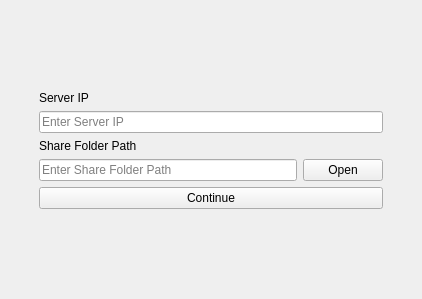
<?xml version="1.0" encoding="UTF-8"?>
<ui version="4.0">
 <class>InitialSettingsWindow</class>
 <widget class="QMainWindow" name="InitialSettingsWindow">
  <property name="geometry">
   <rect>
    <x>0</x>
    <y>0</y>
    <width>422</width>
    <height>299</height>
   </rect>
  </property>
  <property name="windowTitle">
   <string>Basic Details</string>
  </property>
  <widget class="QWidget" name="centralwidget">
   <layout class="QVBoxLayout" name="verticalLayout_2">
    <item>
     <spacer name="verticalSpacer_4">
      <property name="orientation">
       <enum>Qt::Vertical</enum>
      </property>
      <property name="sizeHint" stdset="0">
       <size>
        <width>20</width>
        <height>40</height>
       </size>
      </property>
     </spacer>
    </item>
    <item>
     <layout class="QVBoxLayout" name="verticalLayout">
      <property name="leftMargin">
       <number>30</number>
      </property>
      <property name="rightMargin">
       <number>30</number>
      </property>
      <item>
       <widget class="QLabel" name="label">
        <property name="text">
         <string>Server IP</string>
        </property>
       </widget>
      </item>
      <item>
       <widget class="QLineEdit" name="lineEdit">
        <property name="placeholderText">
         <string>Enter Server IP</string>
        </property>
       </widget>
      </item>
      <item>
       <widget class="QLabel" name="label_2">
        <property name="text">
         <string>Share Folder Path</string>
        </property>
       </widget>
      </item>
      <item>
       <layout class="QHBoxLayout" name="horizontalLayout">
        <item>
         <widget class="QLineEdit" name="lineEdit_2">
          <property name="placeholderText">
           <string>Enter Share Folder Path</string>
          </property>
         </widget>
        </item>
        <item>
         <widget class="QPushButton" name="pushButton">
          <property name="text">
           <string>Open</string>
          </property>
         </widget>
        </item>
       </layout>
      </item>
      <item>
       <widget class="QPushButton" name="pushButton_2">
        <property name="text">
         <string>Continue</string>
        </property>
       </widget>
      </item>
     </layout>
    </item>
    <item>
     <spacer name="verticalSpacer_3">
      <property name="orientation">
       <enum>Qt::Vertical</enum>
      </property>
      <property name="sizeHint" stdset="0">
       <size>
        <width>20</width>
        <height>40</height>
       </size>
      </property>
     </spacer>
    </item>
   </layout>
  </widget>
 </widget>
 <resources/>
 <connections/>
</ui>
